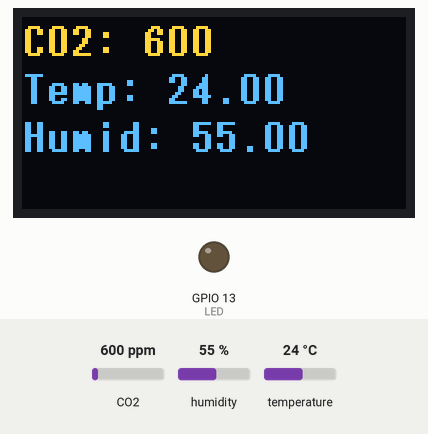
Bench run of a sketch on a simulated ESP32. On the bench: 128×64 one-colour display, output pins drawn as LEDs (lit = HIGH). Inputs (shaded band) come from the test bench; at power-on: CO2 600 ppm, humidity 55 %, temperature 24 °C. The OLED is the two-colour kind (top 16 rows yellow); WiFi joins after 1.5 s; servers stay silent unless stated; uploads are accepted with an empty reply; what the sketch prints to the serial monitor is not drawn.

Above: at 5.2 s.
5.3 s: CO2 set to 452 ppm
At 16.8 s:
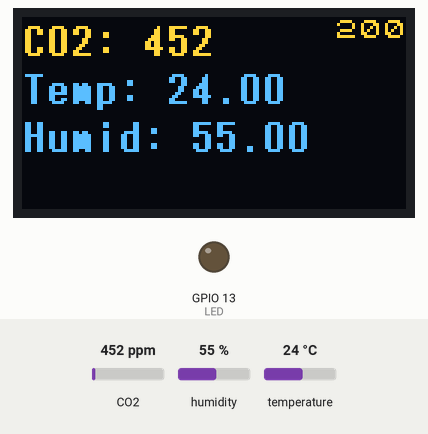
17.5 s: humidity set to 22 %
At 27.5 s:
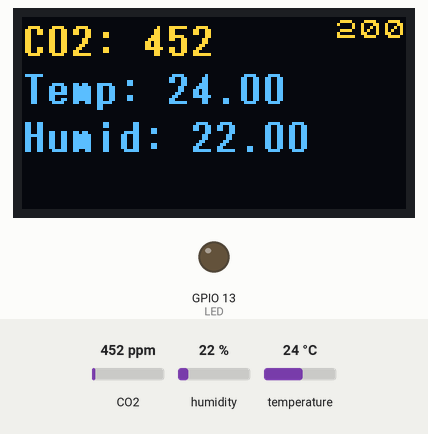
28.2 s: temperature set to 12 °C
At 38.2 s:
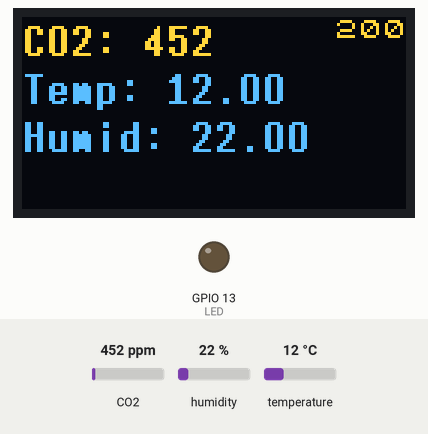
38.6 s: CO2 set to 1050 ppm
At 48.7 s:
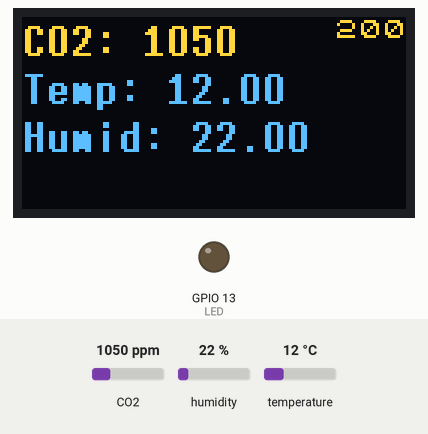
49.0 s: humidity set to 40 %
At 58.6 s:
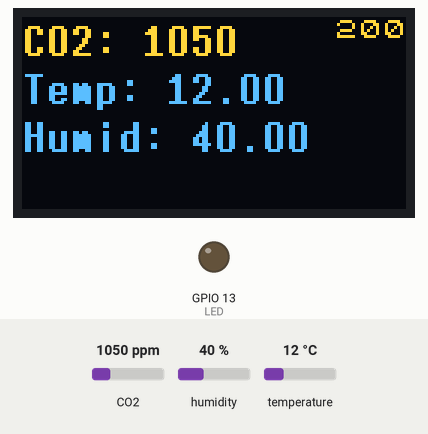
Timing chart, 0 to 60.1 s (numbered marks = the images above; inputs shaded):
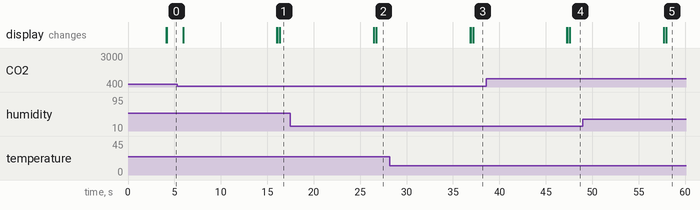

The sketch:

heltec_wifi_bayou_scd30_display.ino
```cpp
/**
 * BasicHTTPClient.ino
 *
 *  Created on: 24.05.2015
 *
 */
 #include <U8x8lib.h>
#include <Arduino.h>
#include <WiFi.h>
#include <WiFiMulti.h>
#include "credentials.h" // My WiFi configuration.

#include <HTTPClient.h>

#define USE_SERIAL Serial
#include <ArduinoJson.h>

WiFiMulti wifiMulti;

#include <ArduinoJson.h> //https://arduinojson.org/v6/doc/installation/

#include <Wire.h>


#include "SparkFun_SCD30_Arduino_Library.h" //Click here to get the library: http://librarymanager/All#SparkFun_SCD30
SCD30 airSensor;

#define LED 13

unsigned long lastTime = 0;
// Timer set to 10 minutes (600000)
//unsigned long timerDelay = 600000;
// Set timer to 90 seconds (5000)
unsigned long timerDelay = 90000;

#define sensorID 15

// for max4466
const int sampleWindow = 10000; // Sample window width in mS (50 mS = 20Hz)
unsigned int sample;

float mic_level;

#define delayTime 10000

U8X8_SSD1306_128X64_NONAME_SW_I2C u8x8(/* clock=*/ 15, /* data=*/ 4, /* reset=*/ 16);


void setup() {

u8x8.begin();
  //u8x8.setFont(u8x8_font_chroma48medium8_r);
//u8x8.setFont(u8x8_font_8x13B_1x2_f);
u8x8.setFont(u8x8_font_7x14B_1x2_f);

  u8x8.drawString(0, 0, "Gateway on!");

    Wire.begin();


  if (airSensor.begin() == false)
  {
    Serial.println("Air sensor not detected. Please check wiring. Freezing...");
    while (1)
      ;
  }


     pinMode(LED, OUTPUT);

    USE_SERIAL.begin(9600);

    USE_SERIAL.println();
    USE_SERIAL.println();
    USE_SERIAL.println();

    for(uint8_t t = 4; t > 0; t--) {
        USE_SERIAL.printf("[SETUP] WAIT %d...\n", t);
        USE_SERIAL.flush();
        delay(1000);
    }

wifiMulti.addAP(SSID,WiFiPassword);


}

void loop() {


  DynamicJsonDocument doc(1024);

doc["deviceId"] =  sensorID;
JsonObject fields = doc.createNestedObject("fields");

if (airSensor.dataAvailable())
  {


    int co2 = airSensor.getCO2();
    float temp = roundf(airSensor.getTemperature()* 100) / 100;
    float humid = roundf(airSensor.getHumidity()* 100) / 100;

    Serial.print("co2(ppm):");
    Serial.print(co2);

    Serial.print(" temp(C):");
    Serial.print(temp, 1);

    Serial.print(" humidity(%):");
    Serial.println(humid, 1);

    Serial.println();
    Serial.println("collecting mic sample ...");

        fields["temp"]=temp;
   fields["humid"]=humid;
fields["co2"]=co2;

  /*
      //do a mic sample
    unsigned long startMillis= millis();  // Start of sample window
   unsigned int peakToPeak = 0;   // peak-to-peak level

   unsigned int signalMax = 0;
   unsigned int signalMin = 4096;


   // collect data for 50 mS
   while (millis() - startMillis < sampleWindow)
   {
      sample = analogRead(0);
      if (sample < 4096)  // toss out spurious readings
      {
         if (sample > signalMax)
         {
            signalMax = sample;  // save just the max levels
         }
         else if (sample < signalMin)
         {
            signalMin = sample;  // save just the min levels
         }
      }
   }
   peakToPeak = signalMax - signalMin;  // max - min = peak-peak amplitude
   double volts = (peakToPeak * 3.3) / 4096;  // convert to volts

mic_level = roundf(volts* 100) / 100;

    Serial.print("Mic level was: ");
    Serial.print(volts);
    Serial.println(" Volts");


fields["mic"]=mic_level;
*/

String json;
serializeJson(doc, json);
serializeJson(doc, Serial);

u8x8.clear();

u8x8.setFont(u8x8_font_7x14B_1x2_f);

u8x8.setCursor(0,0);
u8x8.print("CO2: ");
u8x8.print(co2);

u8x8.setCursor(0,2);
u8x8.print("Temp: ");
u8x8.print(temp);

u8x8.setCursor(0,4);
u8x8.print("Humid: ");
u8x8.print(humid);


// now send via wifi
// wait for WiFi connection
    if((wifiMulti.run() == WL_CONNECTED)) {

        HTTPClient http;
        int httpCode;

// BAYOU -----------------------------------------------

        USE_SERIAL.print("[HTTP] begin...\n");
        // configure traged server and url
        USE_SERIAL.print(bayou_url);

        http.begin(bayou_url);
        http.addHeader("Authorization",bayou_privkey);

        //http.begin(url);
        //http.addHeader(authorize);

        http.addHeader("Content-Type", "application/json");
        USE_SERIAL.print("[HTTP] GET...\n");
        // start connection and send HTTP header


        httpCode = http.PUT(json);

        // httpCode will be negative on error
        if(httpCode > 0) {
            // HTTP header has been send and Server response header has been handled
            USE_SERIAL.printf("[HTTP] GET... code: %d\n", httpCode);

            u8x8.setFont(u8x8_font_chroma48medium8_r);
u8x8.setCursor(13,0);
u8x8.print(httpCode);

            // file found at server
            if(httpCode == HTTP_CODE_OK) {
                String payload = http.getString();


            }
        } else {
            USE_SERIAL.printf("[HTTP] GET... failed, error: %s\n", http.errorToString(httpCode).c_str());
            u8x8.setFont(u8x8_font_chroma48medium8_r);
u8x8.setCursor(13,0);
u8x8.print(http.errorToString(httpCode).c_str());
        }

        http.end();


    } // end if wifi connected
  } // end if air sensor meas avail

/*
u8x8.setFont(u8x8_font_chroma48medium8_r);
u8x8.setCursor(11,0);
u8x8.print("POST");
*/

    delay(delayTime); // wait a minute until the next post

} // end loop
```

credentials.h
```cpp
//const char *SSID = "InmanSquareOasis";
//const char *WiFiPassword = "portauprince";
const char *SSID = "FiOS-0FV0C";
const char *WiFiPassword = "awry0746amy657hose";
const char* bayou_url = "http://159.65.226.222:3000/api/drives/8b3f9d89866ac91fd748e2d89e8005f96e77e6cdeef10ffd033d74aeff1105ab";
const char* bayou_privkey = "be0fbe36ffc5bcb4dba002d199283223e56bf8d66dd54347d6f0b23f62714afd";
const char* farmOS_url = "(YOUR FARMOS URL)";
```
